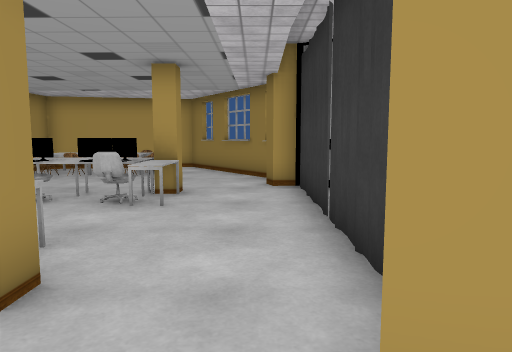
view 1 (above)

13 first-person views from a walk through a 3-D level made in the Unity game engine. The camera is 1.2 m above the floor, tilts 6° down and sees 70° across. The floor is counted in squares, 1 m on a side. Each view is taken from the middle of a square. On the plan, view 1 faces up. The plan holds only what a view shows up to about 15 squares ahead; the rest is blank. The player is left out. Some surface patterns are stand-ins.

view 2
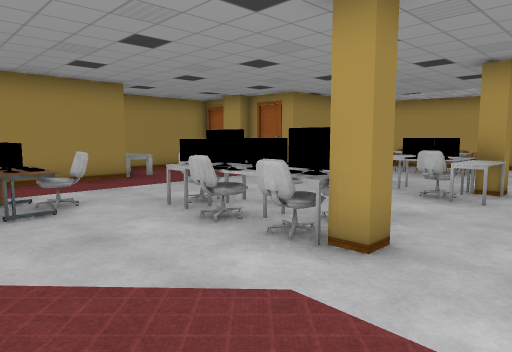

view 3
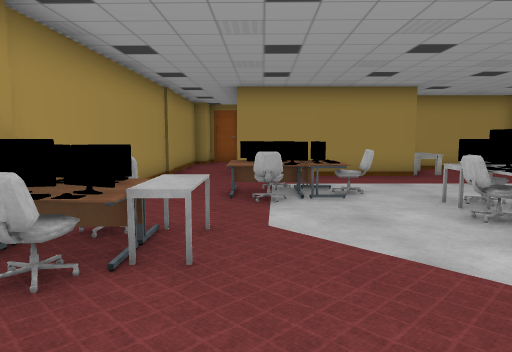

view 4
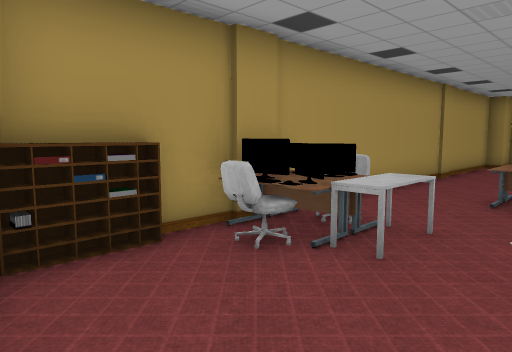

view 5
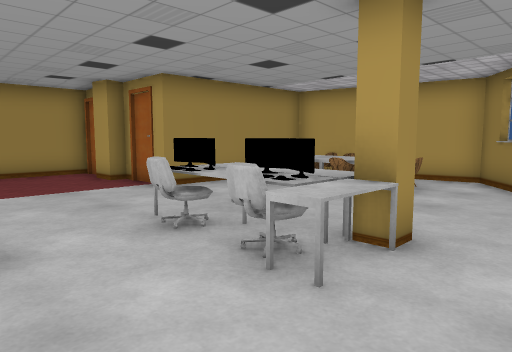

view 6
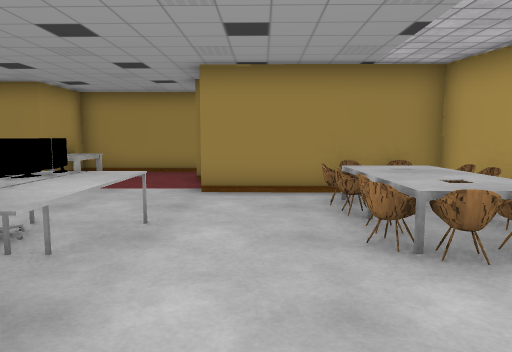

view 7
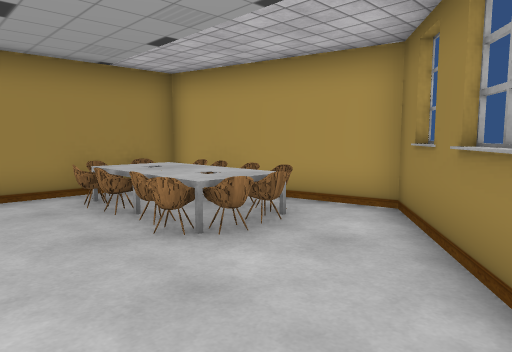

view 8
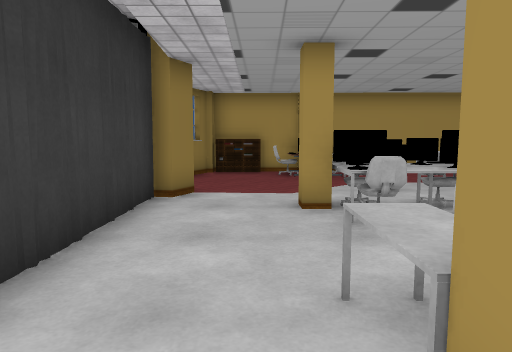

view 9
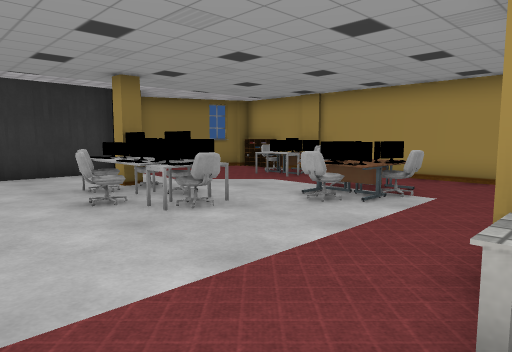

view 10
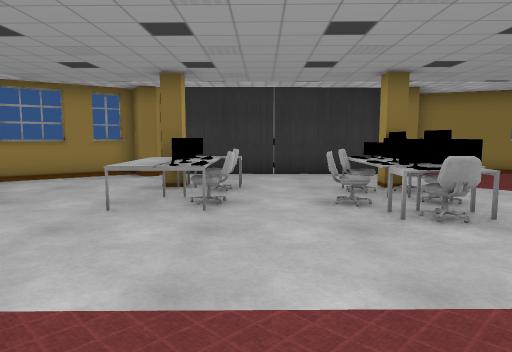

view 11
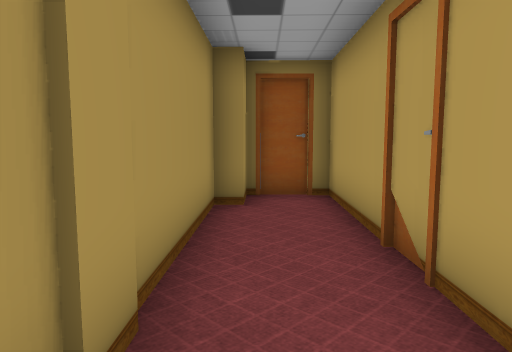

view 12
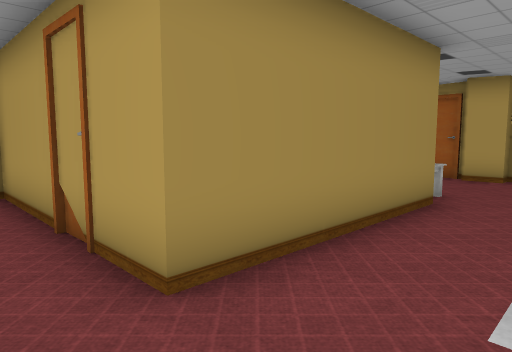

view 13
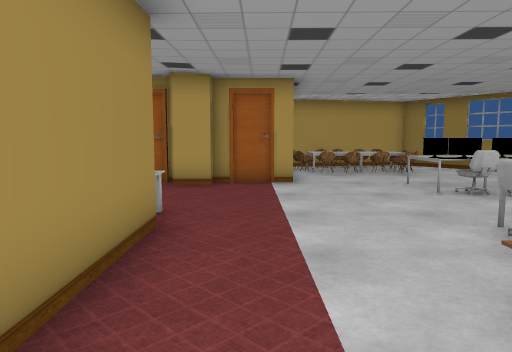

### Floor plan
Key: @ floor where view 1 was taken; # wall or solid block; . floor; = window, fence, low wall or low ledge; ^ raised ledge; O other object.
Columns run from 17 left of view 1 to 2 right of it. Each row starts with its distance up from view 1.
 15           #######
 14          ##OOO.=#
 13          #OOOO..##
 12          #OOOOO..#
 11          #OO.O...##
 10          #........#
  9     ######........#
  8     #.......^^^#..#
  7     #.......^^^^..#
  6     #.............#
  5     #OO...........#
  4     ##O.....^^^...#
  3      ##....^^^^#..#
  2       #......^^...#
  1       #...^.......##
  0       #..^^^.....@.#
 -1 #######..^^^.......#
 -2 #............^^....#
 -3 ##...........^^^..##
 -4  #############^##O#

Positions as (right, up) in squares from view 1, and headings:
1: (0, 0), facing up
2: (0, -1), facing up-left
3: (1, -1), facing left
4: (1, 0), facing down-left
5: (0, 4), facing up-left
6: (0, 10), facing left
7: (0, 9), facing up-left
8: (-1, 9), facing down
9: (-11, 7), facing down-right
10: (-11, 6), facing right
11: (-9, -3), facing left
12: (-8, -3), facing up-left
13: (-9, -1), facing up
